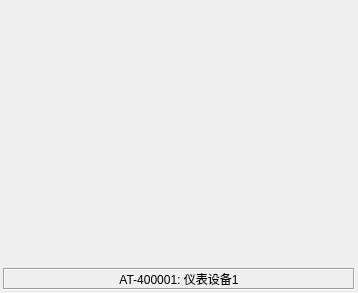
<?xml version="1.0" encoding="UTF-8"?>
<ui version="4.0">
 <class>frmDeviceNode2</class>
 <widget class="QWidget" name="frmDeviceNode2">
  <property name="geometry">
   <rect>
    <x>0</x>
    <y>0</y>
    <width>358</width>
    <height>293</height>
   </rect>
  </property>
  <property name="windowTitle">
   <string>Form</string>
  </property>
  <layout class="QHBoxLayout" name="horizontalLayout">
   <property name="spacing">
    <number>0</number>
   </property>
   <property name="leftMargin">
    <number>0</number>
   </property>
   <property name="topMargin">
    <number>0</number>
   </property>
   <property name="rightMargin">
    <number>0</number>
   </property>
   <property name="bottomMargin">
    <number>0</number>
   </property>
   <item>
    <widget class="QFrame" name="gboxDevicePanel">
     <property name="sizePolicy">
      <sizepolicy hsizetype="Preferred" vsizetype="Expanding">
       <horstretch>0</horstretch>
       <verstretch>0</verstretch>
      </sizepolicy>
     </property>
     <layout class="QVBoxLayout" name="verticalLayout">
      <property name="spacing">
       <number>0</number>
      </property>
      <property name="leftMargin">
       <number>3</number>
      </property>
      <property name="topMargin">
       <number>3</number>
      </property>
      <property name="rightMargin">
       <number>3</number>
      </property>
      <property name="bottomMargin">
       <number>3</number>
      </property>
      <item>
       <widget class="GaugeSpeed" name="gaugeSpeed" native="true">
        <property name="sizePolicy">
         <sizepolicy hsizetype="Preferred" vsizetype="Expanding">
          <horstretch>0</horstretch>
          <verstretch>0</verstretch>
         </sizepolicy>
        </property>
       </widget>
      </item>
      <item>
       <widget class="QLabel" name="labNodeInfo">
        <property name="frameShape">
         <enum>QFrame::Box</enum>
        </property>
        <property name="frameShadow">
         <enum>QFrame::Sunken</enum>
        </property>
        <property name="text">
         <string>AT-400001: 仪表设备1</string>
        </property>
        <property name="scaledContents">
         <bool>false</bool>
        </property>
        <property name="alignment">
         <set>Qt::AlignCenter</set>
        </property>
       </widget>
      </item>
     </layout>
    </widget>
   </item>
  </layout>
 </widget>
 <customwidgets>
  <customwidget>
   <class>GaugeSpeed</class>
   <extends>QWidget</extends>
   <header>gaugespeed.h</header>
   <container>1</container>
  </customwidget>
 </customwidgets>
 <resources/>
 <connections/>
</ui>
